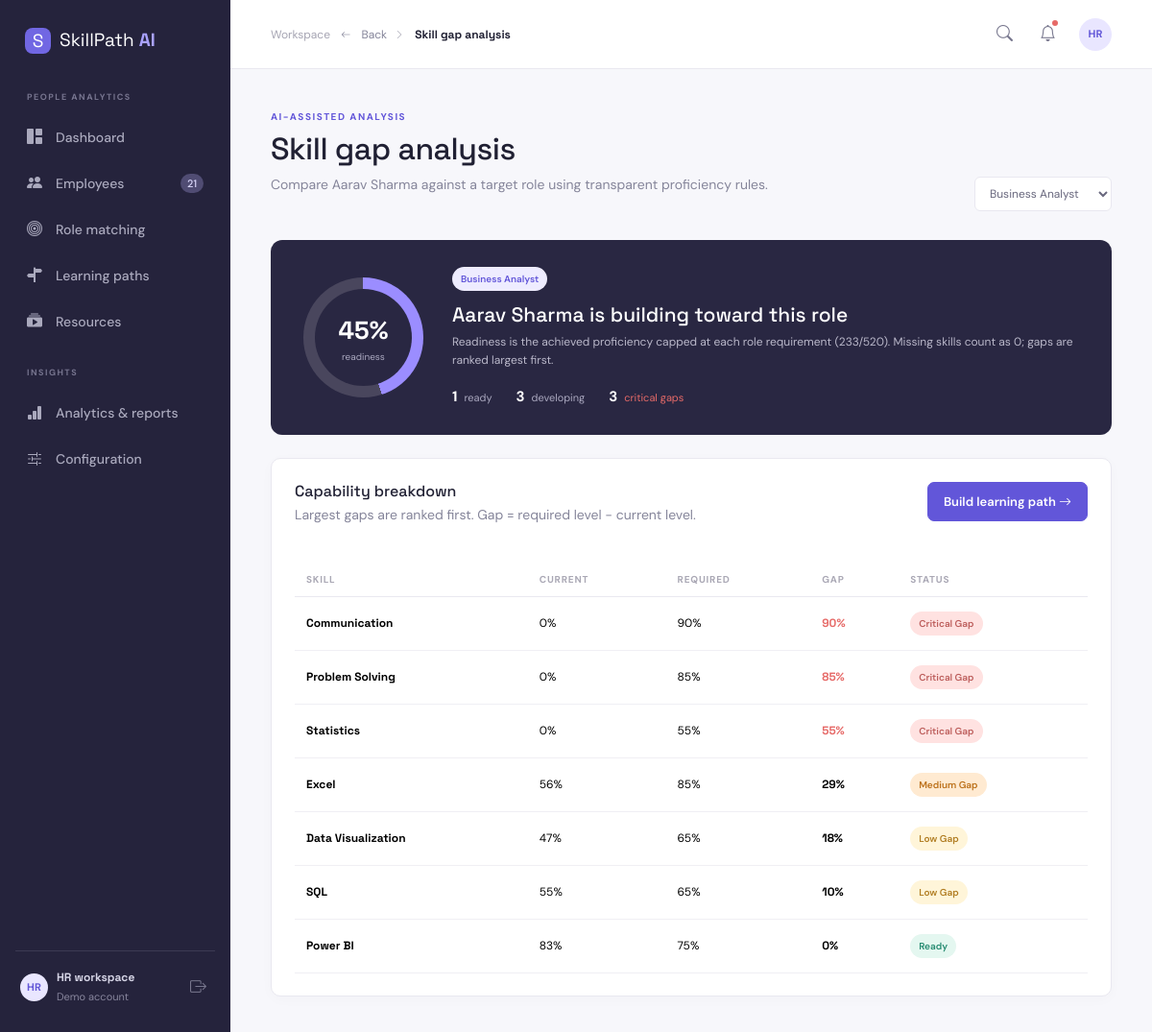
The page /analysis/1 on the database its author committed.
### tables this page shows
CREATE TABLE employees (id INTEGER PRIMARY KEY AUTOINCREMENT, name TEXT NOT NULL, email TEXT NOT NULL UNIQUE, department TEXT NOT NULL, experience INTEGER NOT NULL DEFAULT 1, profile TEXT DEFAULT '', created_at TEXT DEFAULT CURRENT_TIMESTAMP, current_role TEXT DEFAULT '');

CREATE TABLE roles (id INTEGER PRIMARY KEY AUTOINCREMENT, name TEXT NOT NULL UNIQUE, description TEXT DEFAULT '');

CREATE TABLE role_skills (role_id INTEGER NOT NULL REFERENCES roles(id) ON DELETE CASCADE, skill_id INTEGER NOT NULL REFERENCES skills(id) ON DELETE CASCADE, required_level INTEGER NOT NULL CHECK(required_level BETWEEN 0 AND 100), PRIMARY KEY(role_id, skill_id));

CREATE TABLE skills (id INTEGER PRIMARY KEY AUTOINCREMENT, name TEXT NOT NULL UNIQUE, description TEXT DEFAULT '');

### app.py (the view)
@app.route("/analysis/<int:employee_id>")
def analysis_page(employee_id):
    employee = row("SELECT * FROM employees WHERE id=?", (employee_id,)); roles = rows("SELECT * FROM roles ORDER BY name"); role_id = request.args.get("role_id", roles[0]["id"] if roles else None); result = analyze(employee_id, int(role_id)) if role_id else {}
    selected_role = row("SELECT * FROM roles WHERE id=?", (role_id,)) if role_id else None
    return render_template("analysis.html", employee=employee, roles=roles, selected_role=selected_role, result=result)

### app.py (called while the page is built)
@app.context_processor
def inject_globals():
    return {"nav_employee_count": row("SELECT COUNT(*) AS count FROM employees")["count"], "notifications": notifications_data()}

### database.py (called while the page is built)
def connect():
    DB_PATH.parent.mkdir(exist_ok=True)
    connection = sqlite3.connect(DB_PATH)
    connection.row_factory = sqlite3.Row
    connection.execute("PRAGMA foreign_keys = ON")
    return connection

def rows(query, params=()):
    db = connect()
    result = [dict(row) for row in db.execute(query, params).fetchall()]
    db.close()
    return result

def row(query, params=()):
    db = connect()
    result = db.execute(query, params).fetchone()
    db.close()
    return dict(result) if result else None

### services/analysis.py (called while the page is built)
def employee_skills(employee_id):
    return {item["name"]: item["proficiency"] for item in rows("SELECT s.name, es.proficiency FROM employee_skills es JOIN skills s ON s.id = es.skill_id WHERE es.employee_id = ?", (employee_id,))}

def role_skills(role_id):
    return rows("SELECT s.name, rs.required_level FROM role_skills rs JOIN skills s ON s.id = rs.skill_id WHERE rs.role_id = ? ORDER BY rs.required_level DESC", (role_id,))

def gap_status(gap):
    if gap <= 0: return "Ready"
    if gap <= 20: return "Low Gap"
    if gap <= 40: return "Medium Gap"
    return "Critical Gap"

### templates/analysis.html
{% extends 'base.html' %}{% block title %}Skill gap analysis{% endblock %}{% block content %}<div class="page-heading"><div><span class="eyebrow">AI-ASSISTED ANALYSIS</span><h1>Skill gap analysis</h1><p class="muted">Compare {{ employee.name }} against a target role using transparent proficiency rules.</p></div><form><select name="role_id" onchange="this.form.submit()" class="role-select">{% for role in roles %}<option value="{{ role.id }}" {{ 'selected' if selected_role.id == role.id }}>{{ role.name }}</option>{% endfor %}</select></form></div><div class="analysis-summary"><div class="readiness-ring" style="--score:{{ result.readiness }}"><div><strong>{{ result.readiness }}%</strong><small>readiness</small></div></div><div class="summary-copy"><span class="soft-badge purple">{{ selected_role.name }}</span><h2>{{ employee.name }} is {{ 'ready to grow into this role' if result.readiness >= 70 else 'building toward this role' }}</h2><p>{{ result.explanation }}</p><div class="summary-stats"><span><b>{{ result.ready }}</b> ready</span><span><b>{{ result.weak }}</b> developing</span><span class="critical-text"><b>{{ result.critical }}</b> critical gaps</span></div></div></div><div class="panel table-panel mt-4"><div class="panel-header"><div><h3>Capability breakdown</h3><p class="muted">Largest gaps are ranked first. Gap = required level − current level.</p></div><a href="{{ url_for('learning_path_page', employee_id=employee.id, role_id=selected_role.id) }}" class="btn btn-primary btn-sm">Build learning path <i class="bi bi-arrow-right"></i></a></div><div class="table-responsive"><table class="table align-middle"><thead><tr><th>Skill</th><th>Current</th><th>Required</th><th>Gap</th><th>Status</th></tr></thead><tbody>{% for item in result.gaps %}<tr><td><strong>{{ item.skill }}</strong></td><td>{{ item.current }}%</td><td>{{ item.required }}%</td><td><strong class="{{ 'critical-text' if item.gap > 40 else '' }}">{{ item.gap }}%</strong></td><td><span class="status {{ item.status|lower|replace(' ', '-') }}">{{ item.status }}</span></td></tr>{% endfor %}</tbody></table></div></div>{% endblock %}

### static/css/style.css (style rules this page uses)
:root { --ink:#202033;--muted:#85859a;--line:#e9e8f0;--surface:#fff;--bg:#f7f7fb;--primary:#6256d9;--primary-dark:#4d42bd;--purple-soft:#eeecff;--green:#35ad8b;--orange:#f2a13a;--red:#e66a68 }
* { box-sizing:border-box }
body { margin:0;background:var(--bg);color:var(--ink);font-family:'DM Sans',sans-serif;font-size:14px }
h1,h2,h3,strong,.brand { font-family:'Space Grotesk',sans-serif }
h1 { font-size:32px;letter-spacing:-.5px;margin:5px 0 8px }
h2 { font-size:21px }
h3 { font-size:16px;margin:0 }
p { line-height:1.55 }
.muted { color:var(--muted) }
.eyebrow { display:inline-block;font-size:10px;font-weight:700;letter-spacing:1.5px;color:var(--primary) }
.page-heading,.profile-hero { display:flex;justify-content:space-between;align-items:flex-end;margin-bottom:30px }
.btn { border-radius:7px;padding:10px 16px;font-weight:600;font-size:13px }
.btn-primary { background:var(--primary);border-color:var(--primary) }
.metric-card,.panel { background:var(--surface);border:1px solid var(--line);border-radius:10px;box-shadow:0 3px 14px rgba(38,36,78,.025) }
.panel { padding:24px }
.panel-header { display:flex;justify-content:space-between;align-items:flex-start;margin-bottom:22px }
.panel-header h3 { margin-bottom:5px }
.select-btn,.role-select,.filter-btn { border:1px solid var(--line);background:#fff;border-radius:6px;padding:8px 11px;color:#69687e;font-size:12px }
.table-panel { padding-bottom:7px }
.table { --bs-table-bg:transparent;color:var(--ink);font-size:12px }
.table th { color:#aaa8b5;font-size:10px;letter-spacing:.8px;text-transform:uppercase;font-weight:700;border-bottom:1px solid var(--line);padding:10px 12px }
.table td { border-bottom:1px solid #f0eff4;padding:15px 12px }
.readiness-pill,.status,.tag,.soft-badge,.priority,.gap-badge { display:inline-block;border-radius:20px;padding:5px 9px;font-size:10px;font-weight:600 }
.search-box input,input,select,textarea { border:1px solid var(--line);border-radius:6px;background:#fff;padding:10px 12px;width:100%;font:inherit;color:var(--ink);outline:none }
.soft-badge { background:#e4f7f0;color:#278c71 }
.soft-badge.purple { background:var(--purple-soft);color:var(--primary) }
.analysis-summary { background:#292742;color:#fff;border-radius:12px;padding:28px 34px;display:flex;align-items:center;gap:30px }
.readiness-ring { width:125px;height:125px;border-radius:50%;background:conic-gradient(#9b8dff calc(var(--score) * 1%),#49465d 0);display:grid;place-items:center;flex-shrink:0 }
.readiness-ring>div { background:#292742;width:101px;height:101px;border-radius:50%;display:grid;place-items:center;align-content:center }
.readiness-ring strong { font-size:26px }
.readiness-ring small { font-size:10px;color:#aaa8bf }
.summary-copy h2 { font-size:21px;margin:12px 0 7px }
.summary-copy p { color:#bab8ca;font-size:12px;margin:0;max-width:700px }
.summary-stats { display:flex;gap:25px;margin-top:18px;color:#aaa8bf;font-size:11px }
.summary-stats b { color:white;font-size:15px;margin-right:4px }
.critical-text { color:var(--red)!important }
.status.ready { background:#e4f7f0;color:#268b71 }
.status.low-gap { background:#fff5d9;color:#b17d22 }
.status.medium-gap { background:#ffead1;color:#bc711b }
.status.critical-gap { background:#ffe2e1;color:#bd5e5c }

### rows shown on the page
employees: name "Aarav Sharma"
roles: name "Business Analyst"
role_skills: skill "Communication", current "0", required "90", gap "90", status "Critical Gap"
role_skills: skill "Problem Solving", current "0", required "85", gap "85", status "Critical Gap"
role_skills: skill "Statistics", current "0", required "55", gap "55", status "Critical Gap"
role_skills: skill "Excel", current "56", required "85", gap "29", status "Medium Gap"
role_skills: skill "Data Visualization", current "47", required "65", gap "18", status "Low Gap"
role_skills: skill "SQL", current "55", required "65", gap "10", status "Low Gap"
role_skills: skill "Power BI", current "83", required "75", gap "0", status "Ready"

### other values the page prints
{{ nav_employee_count }} "21"
{{ result.readiness }} "45"
{{ result.explanation }} "Readiness is the achieved proficiency capped at each role requirement (233/520). Missing skills count as 0; gaps are ranked largest first."
{{ result.ready }} "1"
{{ result.weak }} "3"
{{ result.critical }} "3"
form field role_id "Business Analyst"
